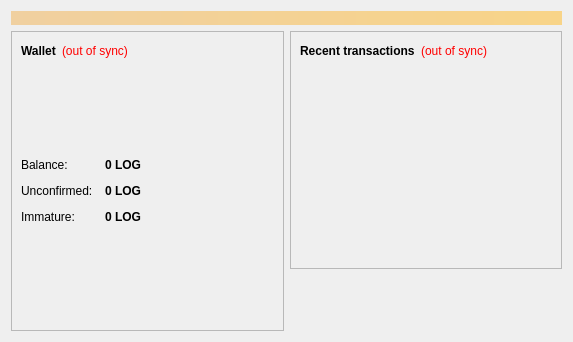
<?xml version="1.0" encoding="UTF-8"?>
<ui version="4.0">
 <class>OverviewPage</class>
 <widget class="QWidget" name="OverviewPage">
  <property name="geometry">
   <rect>
    <x>0</x>
    <y>0</y>
    <width>573</width>
    <height>342</height>
   </rect>
  </property>
  <property name="windowTitle">
   <string>Form</string>
  </property>
  <layout class="QVBoxLayout" name="topLayout">
   <item>
    <widget class="QLabel" name="labelAlerts">
     <property name="visible">
      <bool>false</bool>
     </property>
     <property name="styleSheet">
      <string notr="true">background-color: qlineargradient(x1: 0, y1: 0, x2: 1, y2: 0, stop:0 #F0D0A0, stop:1 #F8D488); color:#000000;</string>
     </property>
     <property name="wordWrap">
      <bool>true</bool>
     </property>
     <property name="margin">
      <number>3</number>
     </property>
    </widget>
   </item>
   <item>
    <layout class="QHBoxLayout" name="horizontalLayout" stretch="1,1">
     <item>
      <layout class="QVBoxLayout" name="verticalLayout_2">
       <item>
        <widget class="QFrame" name="frame">
         <property name="frameShape">
          <enum>QFrame::StyledPanel</enum>
         </property>
         <property name="frameShadow">
          <enum>QFrame::Raised</enum>
         </property>
         <layout class="QVBoxLayout" name="verticalLayout_4">
          <item>
           <layout class="QHBoxLayout" name="horizontalLayout_4">
            <item>
             <widget class="QLabel" name="label_5">
              <property name="font">
               <font>
                <weight>75</weight>
                <bold>true</bold>
               </font>
              </property>
              <property name="text">
               <string>Wallet</string>
              </property>
             </widget>
            </item>
            <item>
             <widget class="QLabel" name="labelWalletStatus">
              <property name="toolTip">
               <string>The displayed information may be out of date. Your wallet automatically synchronizes with the Lotuscoin network after a connection is established, but this process has not completed yet.</string>
              </property>
              <property name="styleSheet">
               <string notr="true">QLabel { color: red; }</string>
              </property>
              <property name="text">
               <string notr="true">(out of sync)</string>
              </property>
              <property name="alignment">
               <set>Qt::AlignLeading|Qt::AlignLeft|Qt::AlignVCenter</set>
              </property>
             </widget>
            </item>
            <item>
             <spacer name="horizontalSpacer_2">
              <property name="orientation">
               <enum>Qt::Horizontal</enum>
              </property>
              <property name="sizeHint" stdset="0">
               <size>
                <width>40</width>
                <height>20</height>
               </size>
              </property>
             </spacer>
            </item>
           </layout>
          </item>
          <item>
           <spacer name="verticalSpacer_3">
            <property name="orientation">
             <enum>Qt::Vertical</enum>
            </property>
            <property name="sizeHint" stdset="0">
             <size>
              <width>20</width>
              <height>40</height>
             </size>
            </property>
           </spacer>
          </item>
          <item>
           <layout class="QFormLayout" name="formLayout_2">
            <property name="fieldGrowthPolicy">
             <enum>QFormLayout::AllNonFixedFieldsGrow</enum>
            </property>
            <property name="horizontalSpacing">
             <number>12</number>
            </property>
            <property name="verticalSpacing">
             <number>12</number>
            </property>
            <item row="0" column="0">
             <widget class="QLabel" name="label">
              <property name="text">
               <string>Balance:</string>
              </property>
             </widget>
            </item>
            <item row="0" column="1">
             <widget class="QLabel" name="labelBalance">
              <property name="font">
               <font>
                <weight>75</weight>
                <bold>true</bold>
               </font>
              </property>
              <property name="cursor">
               <cursorShape>IBeamCursor</cursorShape>
              </property>
              <property name="toolTip">
               <string>Your current balance</string>
              </property>
              <property name="text">
               <string notr="true">0 LOG</string>
              </property>
              <property name="textInteractionFlags">
               <set>Qt::LinksAccessibleByMouse|Qt::TextSelectableByKeyboard|Qt::TextSelectableByMouse</set>
              </property>
             </widget>
            </item>
            <item row="1" column="0">
             <widget class="QLabel" name="label_3">
              <property name="text">
               <string>Unconfirmed:</string>
              </property>
             </widget>
            </item>
            <item row="1" column="1">
             <widget class="QLabel" name="labelUnconfirmed">
              <property name="font">
               <font>
                <weight>75</weight>
                <bold>true</bold>
               </font>
              </property>
              <property name="cursor">
               <cursorShape>IBeamCursor</cursorShape>
              </property>
              <property name="toolTip">
               <string>Total of transactions that have yet to be confirmed, and do not yet count toward the current balance</string>
              </property>
              <property name="text">
               <string notr="true">0 LOG</string>
              </property>
              <property name="textInteractionFlags">
               <set>Qt::LinksAccessibleByMouse|Qt::TextSelectableByKeyboard|Qt::TextSelectableByMouse</set>
              </property>
             </widget>
            </item>
            <item row="2" column="0">
             <widget class="QLabel" name="labelImmatureText">
              <property name="text">
               <string>Immature:</string>
              </property>
             </widget>
            </item>
            <item row="2" column="1">
             <widget class="QLabel" name="labelImmature">
              <property name="font">
               <font>
                <weight>75</weight>
                <bold>true</bold>
               </font>
              </property>
              <property name="toolTip">
               <string>Chopped balance that has not yet matured</string>
              </property>
              <property name="text">
               <string notr="true">0 LOG</string>
              </property>
              <property name="textInteractionFlags">
               <set>Qt::LinksAccessibleByMouse|Qt::TextSelectableByKeyboard|Qt::TextSelectableByMouse</set>
              </property>
             </widget>
            </item>
           </layout>
          </item>
          <item>
           <widget class="QLabel" name="logo">
            <property name="sizePolicy">
             <sizepolicy hsizetype="MinimumExpanding" vsizetype="MinimumExpanding">
              <horstretch>0</horstretch>
              <verstretch>0</verstretch>
             </sizepolicy>
            </property>
            <property name="text">
             <string/>
            </property>
            <property name="pixmap">
             <pixmap resource="../bitcoin.qrc">:/lotuscoinlogo.png</pixmap>
            </property>
            <property name="scaledContents">
             <bool>true</bool>
            </property>
           </widget>
          </item>
         </layout>
        </widget>
       </item>
      </layout>
     </item>
     <item>
      <layout class="QVBoxLayout" name="verticalLayout_3">
       <item>
        <widget class="QFrame" name="frame_2">
         <property name="frameShape">
          <enum>QFrame::StyledPanel</enum>
         </property>
         <property name="frameShadow">
          <enum>QFrame::Raised</enum>
         </property>
         <layout class="QVBoxLayout" name="verticalLayout">
          <item>
           <layout class="QHBoxLayout" name="horizontalLayout_2">
            <item>
             <widget class="QLabel" name="label_4">
              <property name="text">
               <string>&lt;b&gt;Recent transactions&lt;/b&gt;</string>
              </property>
             </widget>
            </item>
            <item>
             <widget class="QLabel" name="labelTransactionsStatus">
              <property name="toolTip">
               <string>The displayed information may be out of date. Your wallet automatically synchronizes with the Lotuscoin network after a connection is established, but this process has not completed yet.</string>
              </property>
              <property name="styleSheet">
               <string notr="true">QLabel { color: red; }</string>
              </property>
              <property name="text">
               <string notr="true">(out of sync)</string>
              </property>
              <property name="alignment">
               <set>Qt::AlignRight|Qt::AlignTrailing|Qt::AlignVCenter</set>
              </property>
             </widget>
            </item>
            <item>
             <spacer name="horizontalSpacer">
              <property name="orientation">
               <enum>Qt::Horizontal</enum>
              </property>
              <property name="sizeHint" stdset="0">
               <size>
                <width>40</width>
                <height>20</height>
               </size>
              </property>
             </spacer>
            </item>
           </layout>
          </item>
          <item>
           <widget class="QListView" name="listTransactions">
            <property name="styleSheet">
             <string notr="true">QListView { background: transparent; }</string>
            </property>
            <property name="frameShape">
             <enum>QFrame::NoFrame</enum>
            </property>
            <property name="verticalScrollBarPolicy">
             <enum>Qt::ScrollBarAlwaysOff</enum>
            </property>
            <property name="horizontalScrollBarPolicy">
             <enum>Qt::ScrollBarAlwaysOff</enum>
            </property>
            <property name="selectionMode">
             <enum>QAbstractItemView::NoSelection</enum>
            </property>
           </widget>
          </item>
         </layout>
        </widget>
       </item>
       <item>
        <spacer name="verticalSpacer_2">
         <property name="orientation">
          <enum>Qt::Vertical</enum>
         </property>
         <property name="sizeHint" stdset="0">
          <size>
           <width>20</width>
           <height>40</height>
          </size>
         </property>
        </spacer>
       </item>
      </layout>
     </item>
    </layout>
   </item>
  </layout>
 </widget>
 <resources>
  <include location="../bitcoin.qrc"/>
 </resources>
 <connections/>
</ui>
